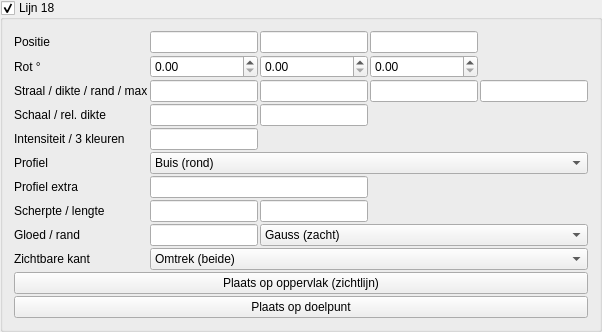
       <widget class="MyGroupBox" name="groupCheck_pattern_line_trap_18_enabled">
        <property name="title">
         <string>Lijn 18</string>
        </property>
        <property name="checkable">
         <bool>true</bool>
        </property>
        <layout class="QGridLayout" name="gridLayout_pattern_line_18">
         <property name="spacing">
          <number>2</number>
         </property>
         <item row="0" column="0">
          <widget class="QLabel" name="label_pattern_line_18_pos">
           <property name="text">
            <string>Positie</string>
           </property>
          </widget>
         </item>
         <item row="0" column="1">
          <widget class="MyLineEdit" name="vect3_pattern_line_trap_18_position_x"/>
         </item>
         <item row="0" column="2">
          <widget class="MyLineEdit" name="vect3_pattern_line_trap_18_position_y"/>
         </item>
         <item row="0" column="3">
          <widget class="MyLineEdit" name="vect3_pattern_line_trap_18_position_z"/>
         </item>
         <item row="1" column="0">
          <widget class="QLabel" name="label_pattern_line_18_rot">
           <property name="text">
            <string>Rot °</string>
           </property>
          </widget>
         </item>
         <item row="1" column="1">
          <widget class="MyDoubleSpinBox" name="spinboxd3_pattern_line_trap_18_rotation_x"/>
         </item>
         <item row="1" column="2">
          <widget class="MyDoubleSpinBox" name="spinboxd3_pattern_line_trap_18_rotation_y"/>
         </item>
         <item row="1" column="3">
          <widget class="MyDoubleSpinBox" name="spinboxd3_pattern_line_trap_18_rotation_z"/>
         </item>
         <item row="2" column="0">
          <widget class="QLabel" name="label_pattern_line_18_radius">
           <property name="text">
            <string>Straal / dikte / rand / max</string>
           </property>
           <property name="toolTip">
            <string>Straal = profielgrootte. Dikte = schaal van de SDF-band. Rand = afronding hoeken. Max = afstand-limiet voor de gloed (0 = uit in praktijk volgens instelling).</string>
           </property>
          </widget>
         </item>
         <item row="2" column="1">
          <widget class="MyLineEdit" name="logedit_pattern_line_trap_18_radius"/>
         </item>
         <item row="2" column="2">
          <widget class="MyLineEdit" name="logedit_pattern_line_trap_18_thickness"/>
         </item>
         <item row="2" column="3">
          <widget class="MyLineEdit" name="logedit_pattern_line_trap_18_edge_softness"/>
         </item>
         <item row="2" column="4">
          <widget class="MyLineEdit" name="logedit_pattern_line_trap_18_max_distance"/>
         </item>
         <item row="3" column="0">
          <widget class="QLabel" name="label_pattern_line_18_scale">
           <property name="text">
            <string>Schaal / rel. dikte</string>
           </property>
           <property name="toolTip">
            <string>Schaal: uniform het dwarsprofiel (YZ). Relatieve dikte: factor op de gloedband t.o.v. Dikte (1 = standaard).</string>
           </property>
          </widget>
         </item>
         <item row="3" column="1">
          <widget class="MyLineEdit" name="logedit_pattern_line_trap_18_scale"/>
         </item>
         <item row="3" column="2">
          <widget class="MyLineEdit" name="logedit_pattern_line_trap_18_relative_thickness"/>
         </item>
         <item row="4" column="0">
          <widget class="QLabel" name="label_pattern_line_18_int">
           <property name="text">
            <string>Intensiteit / 3 kleuren</string>
           </property>
           <property name="toolTip">
            <string>Gradient langs de gloed: kern (kleur 1) → midden (2) → rand (3). Zelfde RGB = effen.</string>
           </property>
          </widget>
         </item>
         <item row="4" column="1">
          <widget class="MyLineEdit" name="logedit_pattern_line_trap_18_intensity"/>
         </item>
         <item row="4" column="2">
          <widget class="MyColorButton" name="colorButton_pattern_line_trap_18_color"/>
         </item>
         <item row="4" column="3">
          <widget class="MyColorButton" name="colorButton_pattern_line_trap_18_color_2"/>
         </item>
         <item row="4" column="4">
          <widget class="MyColorButton" name="colorButton_pattern_line_trap_18_color_3"/>
         </item>
         <item row="5" column="0">
          <widget class="QLabel" name="label_pattern_line_18_shape">
           <property name="text">
            <string>Profiel</string>
           </property>
           <property name="toolTip">
            <string>Dwarsdoorsnede loodrecht op de as (lokale X).</string>
           </property>
          </widget>
         </item>
         <item row="5" column="1" colspan="4">
          <widget class="MyComboBox" name="comboBox_pattern_line_trap_18_shape">
           <item>
            <property name="text">
             <string>Buis (rond)</string>
            </property>
           </item>
           <item>
            <property name="text">
             <string>Lint (vlak)</string>
            </property>
           </item>
           <item>
            <property name="text">
             <string>Vierkant</string>
            </property>
           </item>
           <item>
            <property name="text">
             <string>Ruit</string>
            </property>
           </item>
           <item>
            <property name="text">
             <string>Ovaal</string>
            </property>
           </item>
           <item>
            <property name="text">
             <string>Zeshoek</string>
            </property>
           </item>
           <item>
            <property name="text">
             <string>Kruis</string>
            </property>
           </item>
           <item>
            <property name="text">
             <string>Achthoek</string>
            </property>
           </item>
           <item>
            <property name="text">
             <string>Squircle</string>
            </property>
           </item>
           <item>
            <property name="text">
             <string>Ring</string>
            </property>
           </item>
         </widget>
         </item>
         <item row="6" column="0">
          <widget class="QLabel" name="label_pattern_line_18_shape_aux">
           <property name="text">
            <string>Profiel extra</string>
           </property>
           <property name="toolTip">
            <string>Ovaal: Z-straal t.o.v. Y (1 = cirkel). Ring: halve dikte van de buis.</string>
           </property>
          </widget>
         </item>
         <item row="6" column="1" colspan="2">
          <widget class="MyLineEdit" name="logedit_pattern_line_trap_18_shape_aux"/>
         </item>
         <item row="7" column="0">
          <widget class="QLabel" name="label_pattern_line_18_sharp_seg">
           <property name="text">
            <string>Scherpte / lengte</string>
           </property>
           <property name="toolTip">
            <string>Scherpte: sterkere piek (hoger = smallere gloed). Lengte: halve lijnlengte langs X (0 = oneindig). Zie ook «Gloed / rand».</string>
           </property>
          </widget>
         </item>
         <item row="7" column="1">
          <widget class="MyLineEdit" name="logedit_pattern_line_trap_18_falloff_sharpness"/>
         </item>
         <item row="7" column="2">
          <widget class="MyLineEdit" name="logedit_pattern_line_trap_18_segment_half_length"/>
         </item>
         <item row="8" column="0">
          <widget class="QLabel" name="label_pattern_line_18_glow">
           <property name="text">
            <string>Gloed / rand</string>
           </property>
           <property name="toolTip">
            <string>Gloedbreedte: hoger = zachtere, bredere rand. Falloff: Gauss, smoothstep, lineair, exponentieel — bepaalt hoe snel het uitsterft (los van de 3-kleur-gradient).</string>
           </property>
          </widget>
         </item>
         <item row="8" column="1">
          <widget class="MyLineEdit" name="logedit_pattern_line_trap_18_glow_spread"/>
         </item>
         <item row="8" column="2" colspan="3">
          <widget class="MyComboBox" name="comboBox_pattern_line_trap_18_falloff_profile">
           <item>
            <property name="text">
             <string>Gauss (zacht)</string>
            </property>
           </item>
           <item>
            <property name="text">
             <string>Strak (smooth)</string>
            </property>
           </item>
           <item>
            <property name="text">
             <string>Hard (lineair)</string>
            </property>
           </item>
           <item>
            <property name="text">
             <string>Exponentieel</string>
            </property>
           </item>
          </widget>
         </item>
         <item row="9" column="0">
          <widget class="QLabel" name="label_pattern_line_18_side">
           <property name="text">
            <string>Zichtbare kant</string>
           </property>
           <property name="toolTip">
            <string>Omtrek: gloed aan beide zijden van de vorm (klassiek). Alleen buiten of binnen: één zijde van het oppervlak — handig om alleen de silhouet-rand te tonen.</string>
           </property>
          </widget>
         </item>
         <item row="9" column="1" colspan="4">
          <widget class="MyComboBox" name="comboBox_pattern_line_trap_18_edge_side">
           <item>
            <property name="text">
             <string>Omtrek (beide)</string>
            </property>
           </item>
           <item>
            <property name="text">
             <string>Alleen buiten</string>
            </property>
           </item>
           <item>
            <property name="text">
             <string>Alleen binnen</string>
            </property>
           </item>
          </widget>
         </item>
         <item row="10" column="0" colspan="5">
          <widget class="QPushButton" name="pushButton_pattern_line_trap_18_place_surface">
           <property name="text">
            <string>Plaats op oppervlak (zichtlijn)</string>
           </property>
          </widget>
         </item>
         <item row="11" column="0" colspan="5">
          <widget class="QPushButton" name="pushButton_pattern_line_trap_18_place_target">
           <property name="text">
            <string>Plaats op doelpunt</string>
           </property>
          </widget>
         </item>
        </layout>
       </widget>
